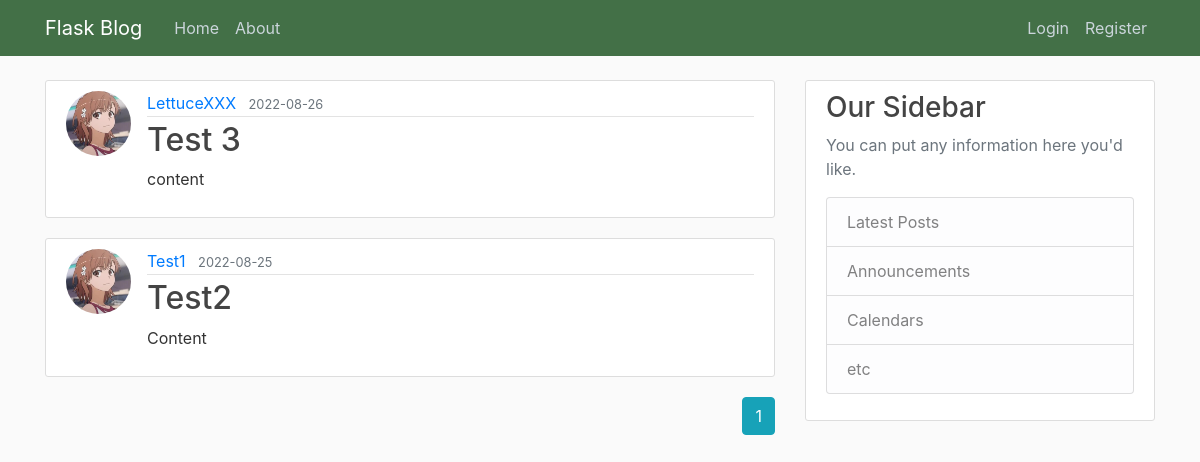
The page /home on the database its author committed.
### flaskblog/models.py (models this page shows, shortened)
class Post(db.Model):
    id = db.Column(db.Integer, primary_key=True)
    title = db.Column(db.String(100), nullable=False)
    date_posted = db.Column(db.DateTime, nullable=False, default=datetime.utcnow)
    content = db.Column(db.Text, nullable=False)
    user_id = db.Column(db.Integer, db.ForeignKey('user.id'), nullable=False)

class User(db.Model, UserMixin):
    id = db.Column(db.Integer, primary_key=True)
    username = db.Column(db.String(20), unique=True, nullable=False)
    email = db.Column(db.String(120), unique=True, nullable=False)
    image_file = db.Column(db.String(20), nullable=False, default='default.jpg')
    password = db.Column(db.String(60), nullable=False)
    posts = db.relationship('Post', backref='author', lazy=True) #define relationship with

### flaskblog/main/routes.py (the view)
@main.route("/")
@main.route("/home")
def home():
    page = request.args.get('page', 1, type=int)
    posts = Post.query.order_by(Post.date_posted.desc()).paginate(page=page, per_page=5)
    return render_template('home.html', posts=posts)

### flaskblog/templates/home.html (shortened to what this page needs)
{% extends "layout.html" %}
{% block content %}
    {% for post in posts.items %}
        <article class="media content-section">
            <img class="rounded-circle article-img"
                src="{{ url_for('static', filename='profile_pics/' + post.author.image_file) }}">
            <div class="media-body">
                <div class="article-metadata">
                    <a class="mr-2" href="{{ url_for('users.user_posts', username=post.author.username) }}">{{ post.author.username }}</a>
                    <small class="text-muted">{{ post.date_posted.strftime('%Y-%m-%d') }}</small>
                </div>
                <h2><a class="article-title" href="{{ url_for('posts.post', post_id=post.id) }}">{{ post.title }}</a></h2>
                <p class="article-content">{{ post.content }}</p>
            </div>
        </article>
    {% endfor %}
    <div class="d-flex justify-content-end">
        {% for page_num in posts.iter_pages(left_edge=1, right_edge=1, left_current=1, right_current=2) %}
            {% if page_num %}
                {% if posts.page == page_num %}
                    <a class="btn btn-info mb-4" href="{{ url_for('main.home', page=page_num) }}">{{ page_num }}</a>
                {% else %}
                    <a class="btn btn-light mb-4" href="{{ url_for('main.home', page=page_num) }}">{{ page_num }}</a>
                {% endif %}
            {% endif %}
        {% endfor %}
    </div>
{% endblock content %}

### flaskblog/templates/layout.html (shortened to what this page needs)
<!DOCTYPE html>
<html>
<head>
    <link rel="stylesheet" href="https://cdn.jsdelivr.net/npm/bootstrap@4.0.0/dist/css/bootstrap.min.css">
    <link rel="stylesheet" type="text/css" href="{{ url_for('static', filename='main.css') }}">
</head>
<body>
    <header class="site-header">
        <nav class="navbar navbar-expand-md navbar-dark bg-steel fixed-top">
          <div class="container">
            <a class="navbar-brand mr-4" href="/">Flask Blog</a>
            <div class="collapse navbar-collapse" id="navbarToggle">
              <div class="navbar-nav mr-auto">
                <a class="nav-item nav-link" href="{{ url_for('main.home') }}">Home</a>
                <a class="nav-item nav-link" href="{{ url_for('main.about') }}">About</a>
              </div>
              <div class="navbar-nav">
                {% if current_user.is_authenticated %}
                  <a class="nav-item nav-link" href="{{ url_for('posts.new_post') }}">New Post</a>
                  <a class="nav-item nav-link" href="{{ url_for('users.account') }}">Account</a>
                  <a class="nav-item nav-link" href="{{ url_for('users.logout')}}">Logout</a>
                {% else %}
                  <a class="nav-item nav-link" href="{{ url_for('users.login') }}">Login</a>
                  <a class="nav-item nav-link" href="{{ url_for('users.register') }}">Register</a>
                {% endif %}
              </div>
            </div>
          </div>
        </nav>
    </header>
    <main role="main" class="container">
        <div class="row">
          <div class="col-md-8">
            {% block content %}{% endblock %}
          </div>
          <div class="col-md-4">
            <div class="content-section">
              <h3>Our Sidebar</h3>
              <p class='text-muted'>You can put any information here you'd like.
                <ul class="list-group">
                  <li class="list-group-item list-group-item-light">Latest Posts</li>
                  <li class="list-group-item list-group-item-light">Announcements</li>
                  <li class="list-group-item list-group-item-light">Calendars</li>
                  <li class="list-group-item list-group-item-light">etc</li>
                </ul>
              </p>
            </div>
          </div>
        </div>
    </main>
</body>
</html>

### flaskblog/static/main.css (style rules this page uses)
body { background: #fafafa; color: #333333; margin-top: 5rem; }
h1, h2, h3, h4, h5, h6 { color: #444444; }
.bg-steel { background-color: #437047 }
.site-header .navbar-nav .nav-link { color: #cbd5db; }
.content-section { background: #ffffff; padding: 10px 20px; border: 1px solid #dddddd; border-radius: 3px; margin-bottom: 20px; }
.article-title { color: #444444; }
.article-content { white-space: pre-line; }
.article-img { height: 65px; width: 65px; margin-right: 16px; }
.article-metadata { padding-bottom: 1px; margin-bottom: 4px; border-bottom: 1px solid #e3e3e3 }

### rows shown on the page
Post: image_file (placeholder picture), author.username "LettuceXXX", date_posted "2022-08-26", title "Test 3", content "content"
Post: image_file (placeholder picture), author.username "Test1", date_posted "2022-08-25", title "Test2", content "Content"

### other values the page prints
{{ page_num }} "1"
